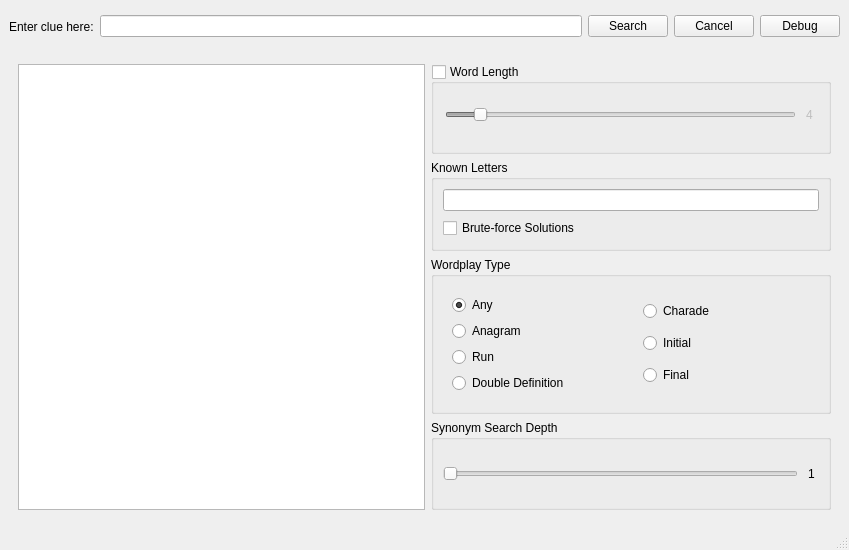
<?xml version="1.0" encoding="UTF-8"?>
<ui version="4.0">
 <class>frmCCS</class>
 <widget class="QMainWindow" name="frmCCS">
  <property name="geometry">
   <rect>
    <x>0</x>
    <y>0</y>
    <width>849</width>
    <height>550</height>
   </rect>
  </property>
  <property name="windowTitle">
   <string>Cryptic Clue Solver</string>
  </property>
  <widget class="QWidget" name="centralwidget">
   <layout class="QVBoxLayout" name="verticalLayout_7">
    <item>
     <layout class="QVBoxLayout" name="verticalLayout_5">
      <item>
       <widget class="QWidget" name="widget_4" native="true">
        <property name="minimumSize">
         <size>
          <width>0</width>
          <height>40</height>
         </size>
        </property>
        <property name="maximumSize">
         <size>
          <width>16777215</width>
          <height>55</height>
         </size>
        </property>
        <property name="toolTip">
         <string>Enter the cryptic clue here.
A word length can also be appended onto the end of the
 clue in brackets  (eg. &quot;Exuviate garage. (4)&quot;), though
 the slider should be preferred.
This field can optionally be left blank when brute-forcing
 solutions.</string>
        </property>
        <layout class="QHBoxLayout" name="horizontalLayout_3">
         <property name="leftMargin">
          <number>0</number>
         </property>
         <property name="topMargin">
          <number>6</number>
         </property>
         <property name="rightMargin">
          <number>0</number>
         </property>
         <property name="bottomMargin">
          <number>11</number>
         </property>
         <item>
          <widget class="QLabel" name="lblClueEntry">
           <property name="text">
            <string>Enter clue here:</string>
           </property>
          </widget>
         </item>
         <item>
          <widget class="QLineEdit" name="txtClueEntry"/>
         </item>
         <item>
          <widget class="QPushButton" name="btnParseClue">
           <property name="text">
            <string>Search</string>
           </property>
          </widget>
         </item>
         <item>
          <widget class="QPushButton" name="btnCancel">
           <property name="text">
            <string>Cancel</string>
           </property>
          </widget>
         </item>
         <item>
          <widget class="QPushButton" name="btnDebug">
           <property name="text">
            <string>Debug</string>
           </property>
           <property name="shortcut">
            <string>Ctrl+D</string>
           </property>
          </widget>
         </item>
        </layout>
       </widget>
      </item>
      <item>
       <widget class="QWidget" name="widget_5" native="true">
        <layout class="QHBoxLayout" name="horizontalLayout_4">
         <item>
          <widget class="QListWidget" name="lstSolns">
           <property name="minimumSize">
            <size>
             <width>200</width>
             <height>0</height>
            </size>
           </property>
           <property name="font">
            <font>
             <pointsize>8</pointsize>
            </font>
           </property>
          </widget>
         </item>
         <item>
          <widget class="QWidget" name="widget_2" native="true">
           <property name="minimumSize">
            <size>
             <width>0</width>
             <height>0</height>
            </size>
           </property>
           <property name="maximumSize">
            <size>
             <width>400</width>
             <height>16777215</height>
            </size>
           </property>
           <layout class="QVBoxLayout" name="verticalLayout_3">
            <property name="margin">
             <number>0</number>
            </property>
            <item>
             <widget class="QGroupBox" name="gpbWordLength">
              <property name="minimumSize">
               <size>
                <width>0</width>
                <height>0</height>
               </size>
              </property>
              <property name="maximumSize">
               <size>
                <width>16777215</width>
                <height>16777215</height>
               </size>
              </property>
              <property name="toolTip">
               <string>Check this box to provide a word length.
The word length may also instead be provided
 alongside the clue itself. (eg. &quot;Exuviate garage. (4)&quot;)
Note that providing a word length is highly
 recommended as it will often greatly reduce
 the solution computation time.</string>
              </property>
              <property name="title">
               <string>Word Length</string>
              </property>
              <property name="checkable">
               <bool>true</bool>
              </property>
              <property name="checked">
               <bool>false</bool>
              </property>
              <layout class="QHBoxLayout" name="horizontalLayout_2">
               <property name="leftMargin">
                <number>11</number>
               </property>
               <property name="topMargin">
                <number>0</number>
               </property>
               <property name="rightMargin">
                <number>11</number>
               </property>
               <property name="bottomMargin">
                <number>6</number>
               </property>
               <item>
                <widget class="QSlider" name="slrWordLength">
                 <property name="maximumSize">
                  <size>
                   <width>16777215</width>
                   <height>16777215</height>
                  </size>
                 </property>
                 <property name="minimum">
                  <number>3</number>
                 </property>
                 <property name="maximum">
                  <number>15</number>
                 </property>
                 <property name="sliderPosition">
                  <number>4</number>
                 </property>
                 <property name="orientation">
                  <enum>Qt::Horizontal</enum>
                 </property>
                </widget>
               </item>
               <item>
                <widget class="QLabel" name="lblWordLength">
                 <property name="minimumSize">
                  <size>
                   <width>15</width>
                   <height>0</height>
                  </size>
                 </property>
                 <property name="maximumSize">
                  <size>
                   <width>15</width>
                   <height>16777215</height>
                  </size>
                 </property>
                 <property name="text">
                  <string>4</string>
                 </property>
                 <property name="alignment">
                  <set>Qt::AlignCenter</set>
                 </property>
                </widget>
               </item>
              </layout>
             </widget>
            </item>
            <item>
             <widget class="QGroupBox" name="gpbKnownLetters">
              <property name="maximumSize">
               <size>
                <width>16777215</width>
                <height>16777215</height>
               </size>
              </property>
              <property name="toolTip">
               <string>Enter any known letters here, using question marks ('?')
 as placeholders.
Providing known letters will speed up computation time\
 and often narrow down the solution pool considerably.

Checking the Brute-force box will generate all possible
 words that match the given pattern and compute their
 likelihood of being a solution based on how closely they
 match the definition part only. 
Brute-forced solutions are always displayed after all
 normally-obtained solutions, and those with similarity
 scores of zero are still included.</string>
              </property>
              <property name="title">
               <string>Known Letters</string>
              </property>
              <property name="checkable">
               <bool>false</bool>
              </property>
              <layout class="QVBoxLayout" name="verticalLayout_8">
               <item>
                <widget class="QLineEdit" name="txtKnownLetters"/>
               </item>
               <item>
                <widget class="QCheckBox" name="chkBruteForce">
                 <property name="sizePolicy">
                  <sizepolicy hsizetype="Preferred" vsizetype="Preferred">
                   <horstretch>0</horstretch>
                   <verstretch>0</verstretch>
                  </sizepolicy>
                 </property>
                 <property name="text">
                  <string>Brute-force Solutions</string>
                 </property>
                </widget>
               </item>
              </layout>
             </widget>
            </item>
            <item>
             <widget class="QGroupBox" name="gpbWordplayType">
              <property name="minimumSize">
               <size>
                <width>0</width>
                <height>0</height>
               </size>
              </property>
              <property name="maximumSize">
               <size>
                <width>16777215</width>
                <height>16777215</height>
               </size>
              </property>
              <property name="toolTip">
               <string>Select a particular wordplay type to narrow down the
 search pool and often greatly reduce computation time.
Only solutions that use the selected wordplay will be
 displayed.</string>
              </property>
              <property name="title">
               <string>Wordplay Type</string>
              </property>
              <layout class="QHBoxLayout" name="horizontalLayout">
               <item>
                <widget class="QWidget" name="widget_3" native="true">
                 <property name="minimumSize">
                  <size>
                   <width>0</width>
                   <height>0</height>
                  </size>
                 </property>
                 <layout class="QVBoxLayout" name="verticalLayout_2">
                  <item>
                   <widget class="QRadioButton" name="rdbWp1Any">
                    <property name="text">
                     <string>Any</string>
                    </property>
                    <property name="checked">
                     <bool>true</bool>
                    </property>
                    <attribute name="buttonGroup">
                     <string notr="true">grpWordplayTypes</string>
                    </attribute>
                   </widget>
                  </item>
                  <item>
                   <widget class="QRadioButton" name="radioButton_2">
                    <property name="text">
                     <string>Anagram</string>
                    </property>
                    <attribute name="buttonGroup">
                     <string notr="true">grpWordplayTypes</string>
                    </attribute>
                   </widget>
                  </item>
                  <item>
                   <widget class="QRadioButton" name="radioButton_3">
                    <property name="text">
                     <string>Run</string>
                    </property>
                    <attribute name="buttonGroup">
                     <string notr="true">grpWordplayTypes</string>
                    </attribute>
                   </widget>
                  </item>
                  <item>
                   <widget class="QRadioButton" name="radioButton_4">
                    <property name="text">
                     <string>Double Definition</string>
                    </property>
                    <attribute name="buttonGroup">
                     <string notr="true">grpWordplayTypes</string>
                    </attribute>
                   </widget>
                  </item>
                 </layout>
                </widget>
               </item>
               <item>
                <widget class="QWidget" name="widget" native="true">
                 <property name="minimumSize">
                  <size>
                   <width>0</width>
                   <height>0</height>
                  </size>
                 </property>
                 <layout class="QVBoxLayout" name="verticalLayout">
                  <item>
                   <widget class="QRadioButton" name="radioButton_5">
                    <property name="text">
                     <string>Charade</string>
                    </property>
                    <attribute name="buttonGroup">
                     <string notr="true">grpWordplayTypes</string>
                    </attribute>
                   </widget>
                  </item>
                  <item>
                   <widget class="QRadioButton" name="radioButton">
                    <property name="text">
                     <string>Initial</string>
                    </property>
                    <attribute name="buttonGroup">
                     <string notr="true">grpWordplayTypes</string>
                    </attribute>
                   </widget>
                  </item>
                  <item>
                   <widget class="QRadioButton" name="radioButton_11">
                    <property name="text">
                     <string>Final</string>
                    </property>
                    <attribute name="buttonGroup">
                     <string notr="true">grpWordplayTypes</string>
                    </attribute>
                   </widget>
                  </item>
                 </layout>
                </widget>
               </item>
              </layout>
             </widget>
            </item>
            <item>
             <widget class="QGroupBox" name="groupBox">
              <property name="minimumSize">
               <size>
                <width>0</width>
                <height>0</height>
               </size>
              </property>
              <property name="maximumSize">
               <size>
                <width>16777215</width>
                <height>16777215</height>
               </size>
              </property>
              <property name="toolTip">
               <string>Increase this value to force the synonym finder to
 search deeper and return more synonyms.
This may occasionally be useful, however it comes
 with significantly increased computation time.</string>
              </property>
              <property name="title">
               <string>Synonym Search Depth</string>
              </property>
              <layout class="QHBoxLayout" name="horizontalLayout_5">
               <item>
                <widget class="QSlider" name="slrSynSearchDepth">
                 <property name="maximumSize">
                  <size>
                   <width>16777215</width>
                   <height>16777215</height>
                  </size>
                 </property>
                 <property name="minimum">
                  <number>1</number>
                 </property>
                 <property name="maximum">
                  <number>5</number>
                 </property>
                 <property name="sliderPosition">
                  <number>1</number>
                 </property>
                 <property name="orientation">
                  <enum>Qt::Horizontal</enum>
                 </property>
                </widget>
               </item>
               <item>
                <widget class="QLabel" name="lblWordLength_2">
                 <property name="minimumSize">
                  <size>
                   <width>15</width>
                   <height>0</height>
                  </size>
                 </property>
                 <property name="maximumSize">
                  <size>
                   <width>15</width>
                   <height>16777215</height>
                  </size>
                 </property>
                 <property name="text">
                  <string>1</string>
                 </property>
                 <property name="alignment">
                  <set>Qt::AlignCenter</set>
                 </property>
                </widget>
               </item>
              </layout>
             </widget>
            </item>
           </layout>
          </widget>
         </item>
        </layout>
       </widget>
      </item>
     </layout>
    </item>
   </layout>
  </widget>
  <widget class="QStatusBar" name="statusbar"/>
 </widget>
 <tabstops>
  <tabstop>txtClueEntry</tabstop>
  <tabstop>btnParseClue</tabstop>
  <tabstop>btnDebug</tabstop>
  <tabstop>lstSolns</tabstop>
  <tabstop>gpbWordLength</tabstop>
  <tabstop>slrWordLength</tabstop>
  <tabstop>txtKnownLetters</tabstop>
  <tabstop>slrSynSearchDepth</tabstop>
 </tabstops>
 <resources/>
 <connections>
  <connection>
   <sender>txtClueEntry</sender>
   <signal>returnPressed()</signal>
   <receiver>btnParseClue</receiver>
   <slot>animateClick()</slot>
   <hints>
    <hint type="sourcelabel">
     <x>367</x>
     <y>31</y>
    </hint>
    <hint type="destinationlabel">
     <x>719</x>
     <y>45</y>
    </hint>
   </hints>
  </connection>
  <connection>
   <sender>slrWordLength</sender>
   <signal>sliderMoved(int)</signal>
   <receiver>lblWordLength</receiver>
   <slot>setNum(int)</slot>
   <hints>
    <hint type="sourcelabel">
     <x>448</x>
     <y>107</y>
    </hint>
    <hint type="destinationlabel">
     <x>796</x>
     <y>131</y>
    </hint>
   </hints>
  </connection>
  <connection>
   <sender>slrSynSearchDepth</sender>
   <signal>sliderMoved(int)</signal>
   <receiver>lblWordLength_2</receiver>
   <slot>setNum(int)</slot>
   <hints>
    <hint type="sourcelabel">
     <x>576</x>
     <y>437</y>
    </hint>
    <hint type="destinationlabel">
     <x>796</x>
     <y>438</y>
    </hint>
   </hints>
  </connection>
  <connection>
   <sender>txtKnownLetters</sender>
   <signal>returnPressed()</signal>
   <receiver>btnParseClue</receiver>
   <slot>animateClick()</slot>
   <hints>
    <hint type="sourcelabel">
     <x>796</x>
     <y>196</y>
    </hint>
    <hint type="destinationlabel">
     <x>719</x>
     <y>45</y>
    </hint>
   </hints>
  </connection>
 </connections>
 <buttongroups>
  <buttongroup name="grpWordplayTypes"/>
 </buttongroups>
</ui>
